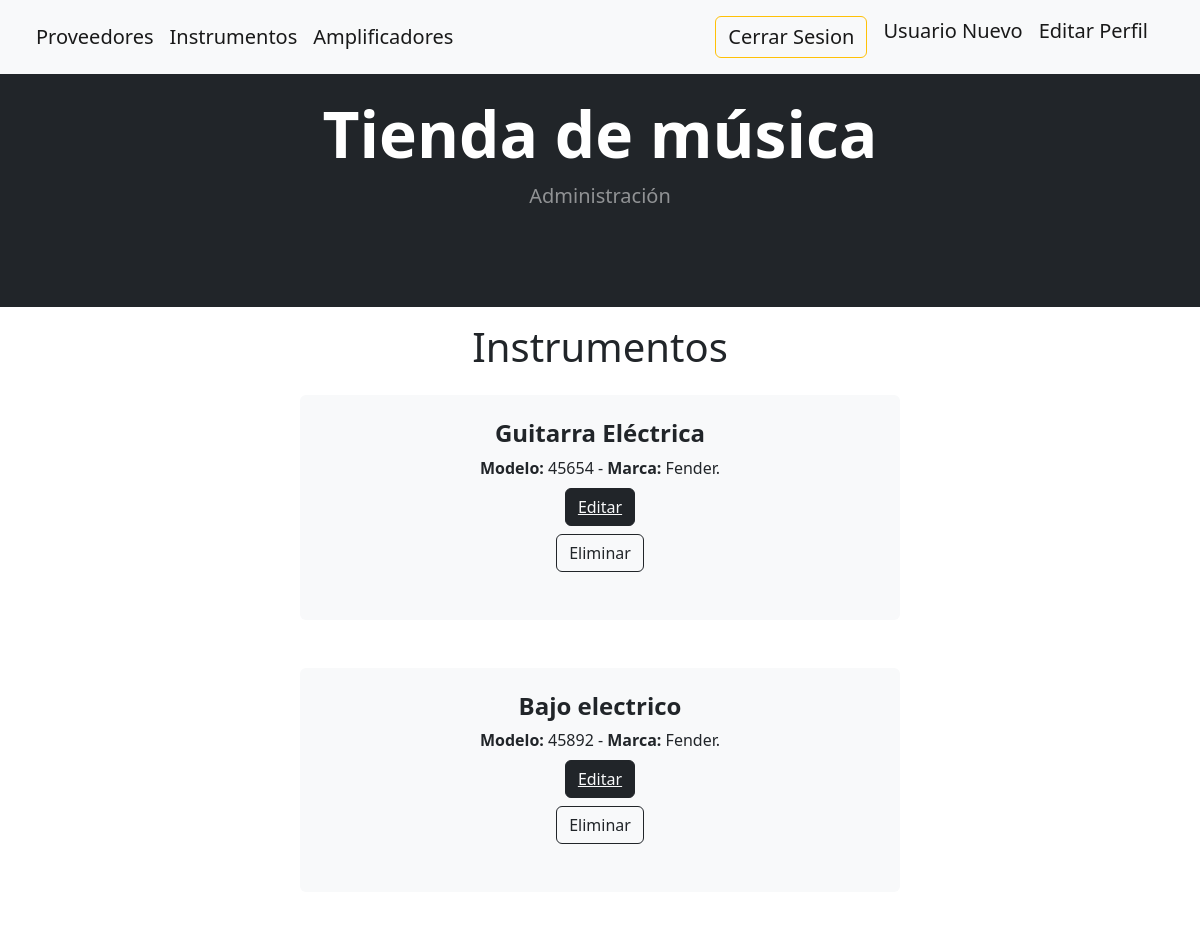
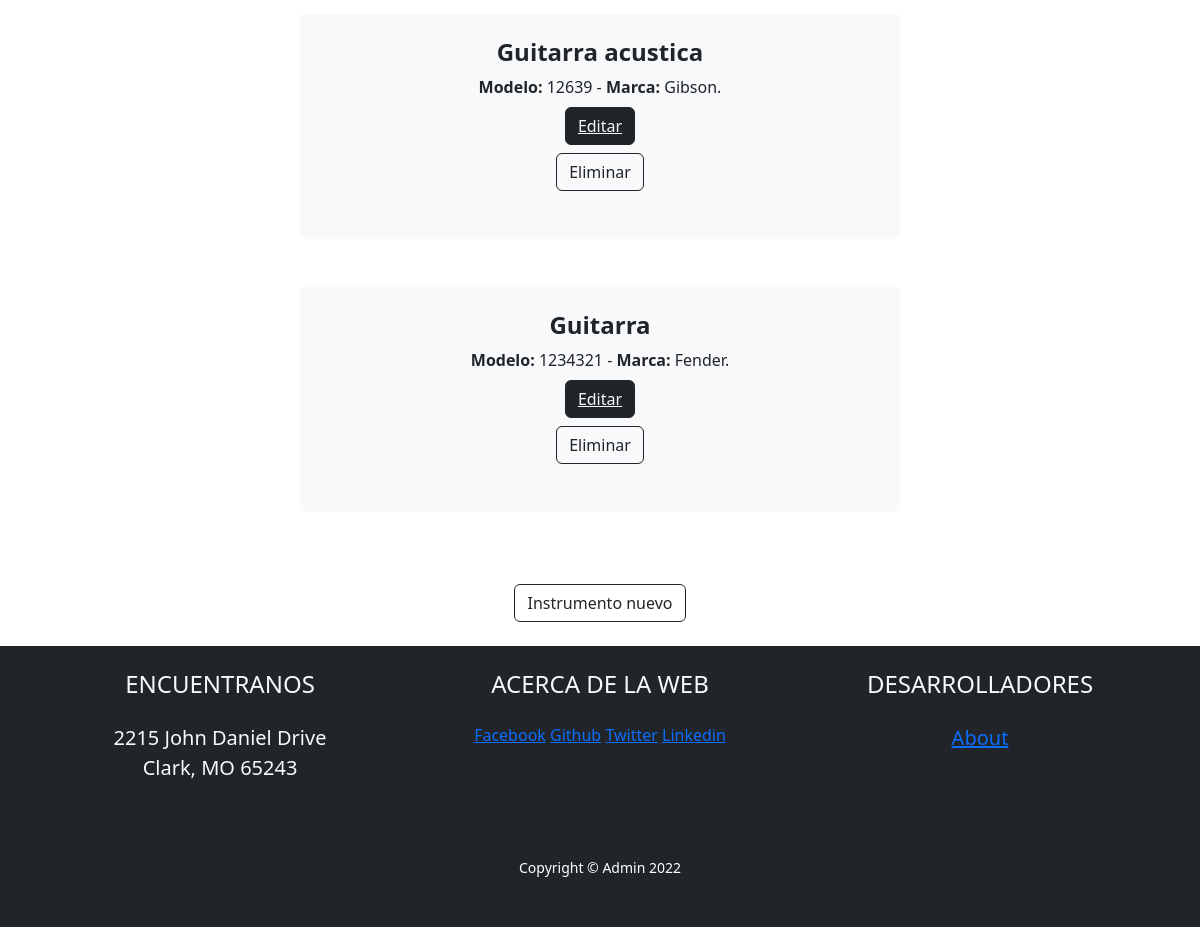
The app's page /app-tienda-musical/instrumento/ (signed in) with its own data (2 pictures, top to bottom).
### AppTiendaMusical/models.py (models this page shows)
class Instrumento(models.Model):
    nombre = models.CharField(max_length=50)
    modelo = models.IntegerField()
    marca = models.CharField(max_length=50)

### AppTiendaMusical/views.py (the view)
# urls.py: path('instrumento/', instrumento, name="Instrumento"),
@login_required
def instrumento(request):
    lista_instrumentos = Instrumento.objects.all()
    return render(request, "Instrumento.html", {"instrumentos": lista_instrumentos})

### AppTiendaMusical/Templates/Instrumento.html (shortened to what this page needs)
{% extends 'Inicio.html' %}
{% load static %}
{% block ListaDeContenidos %}
<h1 style="text-align: center" class="py-3">Instrumentos</h1>
{% for instrumento in instrumentos %}
<center>
    <div class="col-lg-6 col-xxl-4 mb-5">
        <div class="card bg-light border-0 h-100">
            <div class="card-body text-center p-4 p-lg-5 pt-0 pt-lg-0">
                <h2 class="fs-4 fw-bold text-dark">{{instrumento.nombre}}</h2>
                <p class="mb-0 text-dark"><b> Modelo:</b> {{instrumento.modelo}} - <b>Marca:</b>
                    {{instrumento.marca}}.</p>
                <div>
                    <div class="py-2">
                        <center><button class="btn btn-dark mt-auto">
                                <a href="{% url 'EditarInstrumento' instrumento.id %}"
                                    class="text-light">Editar</a></button>
                        </center>
                    </div>
                    <form action="{% url 'EliminarInstrumento' instrumento.id %}" method="POST">{% csrf_token %}
                        <center><button class="btn btn-outline-dark mt-auto" type="submit">Eliminar</button>
                        </center>
                    </form>
                </div>
            </div>
        </div>
    </div>
</center>
{% endfor %}
<div class="py-4">
    <center><a class="btn btn-outline-dark mt-auto" href="{% url 'AgregarInstrumento' %}">Instrumento nuevo</a></center>
</div>
{% endblock ListaDeContenidos %}

### records on screen
Instrumento: nombre "Guitarra Eléctrica", modelo "45654", marca "Fender"
Instrumento: nombre "Bajo electrico", modelo "45892", marca "Fender"
Instrumento: nombre "Guitarra acustica", modelo "12639", marca "Gibson"
Instrumento: nombre "Guitarra", modelo "1234321", marca "Fender"
